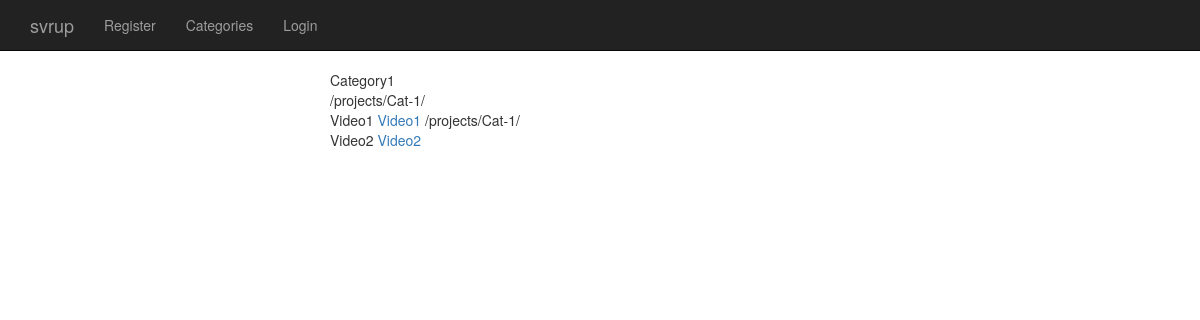
Page /projects/Cat-1/ on the committed database.
### videos/models.py (models this page shows)
class Category(models.Model):
	title = models.CharField(max_length=120)
	description = models.TextField(max_length=5000, null=True, blank=True)
	slug = models.SlugField(null=True, blank=True)
	image = models.ImageField(upload_to='images/', null=True, blank=True)
	tag = GenericRelation("TaggedItem", null = True, blank=True)
	active = models.BooleanField(default=True)
	featured = models.BooleanField(default=False)
	timestamp = models.DateTimeField(auto_now_add=True, auto_now=False)
	updated = models.DateTimeField(auto_now_add=False, auto_now=True)
	def __unicode__(self):
	    return self.title
	def get_absolute_url(self):
	     return reverse("category_detail", kwargs={"cat_slug": self.slug})

class Video(models.Model):
	title = models.CharField(max_length=120)
	slug = models.SlugField(null=True, blank=True)
	embed_code = models.CharField(max_length=500, null=True, blank=True)
	tag = GenericRelation("TaggedItem", null = True, blank=True)
	active = models.BooleanField(default=True)
	featured = models.BooleanField(default=False)
	free_preview = models.BooleanField(default=False)
	category = models.ForeignKey("Category", null=True)
	timestamp = models.DateTimeField(auto_now_add=True, auto_now=False, null=True)
	updated = models.DateTimeField(auto_now_add=False, auto_now=True, null=True)
	class Meta:
		unique_together = ('slug','category')
	def __unicode__(self):
		return self.title
	def get_absolute_url(self):
		return reverse("video_detail", kwargs={"vid_slug": self.slug, "cat_slug": self.category.slug})

### videos/views.py (the view)
# urls.py: url(r'^projects/(?P<cat_slug>[\w-]+)/$', 'videos.views.category_detail', name='category_detail'),
def category_detail(request, cat_slug):
   try:
		obj = Category.objects.get(slug=cat_slug)
		queryset= obj.video_set.all()
		context = {
					"obj" : obj,
					"queryset" : queryset,
				  }
		return render(request,"category_detail.html", context)
   except:
        raise Http404

### templates/category_detail.html (shortened to what this page needs)
{% extends "base.html" %}
{% block content %}
  <div class="col-sm-6 col-sm-offset-3">
	{{ obj }} </br>
	{% for vid in queryset %}
	    {{ obj.get_absolute_url }}</br>
		{{ vid }}
	   <a href="{{ obj.get_absolute_url }}">{{vid.title}}</a>
	{% endfor %}
  </div>
{% endblock %}

### static/our_static/css/jumbotron.css (style rules this page uses)
body { padding-top: 50px; padding-bottom: 20px; }

### rows in the picture
Category: title "Category1", get_absolute_url "/projects/Cat-1/"
Video: title "Video1"
Video: title "Video2"
